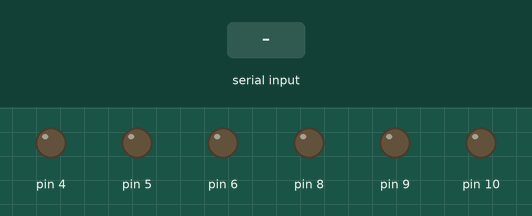
Recording of a sketch running on a simulated Arduino Uno, built with avr-gcc and run on an emulated ATmega328P. On the bench: output pins drawn as LEDs (lit = HIGH). The test bench sets the inputs (shaded band).

Above: at 1.2 s.
1.3 s: "f" received over Serial
At 2.3 s:
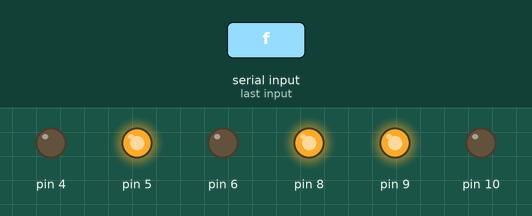
2.8 s: "b" received over Serial
At 3.5 s:
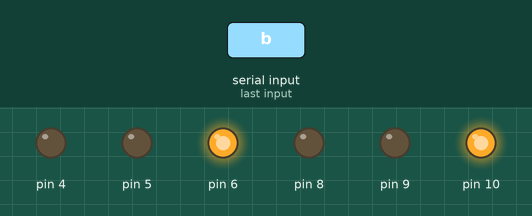
4.3 s: "l" received over Serial
At 4.6 s:
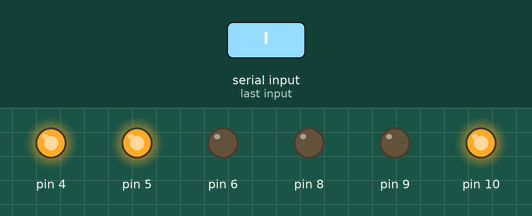
5.8 s: "r" received over Serial
At 6.9 s:
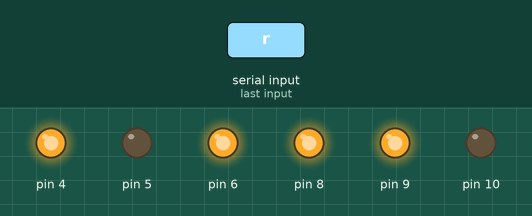
7.3 s: "s" received over Serial
At 8.1 s:
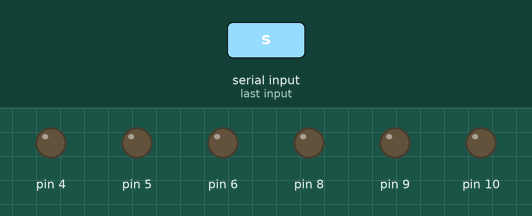
Timing chart, 0 to 9.8 s (numbered marks = the images above; inputs shaded):
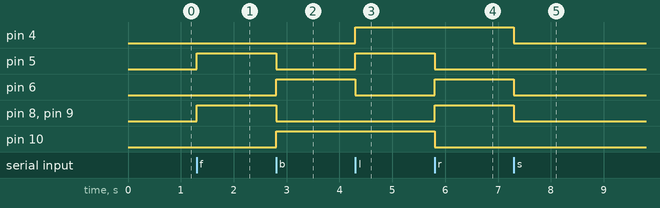

The sketch:

sizzling_hillar1.ino
```cpp
void setup()
{
  pinMode(5, OUTPUT);
  pinMode(6, OUTPUT);
  pinMode(8, OUTPUT);
  pinMode(4, OUTPUT);
  pinMode(10, OUTPUT);
  pinMode(9, OUTPUT);
  Serial.begin(9600);
}
int income=0;
void loop()
{
  if(Serial.available()>0)
  {
    income=Serial.read();
    switch(income)
    {
      case'f':
      forward();
      break;
      case'b':
      backward();
      break;
      case'l':
      left();
      break;
      case'r':
      right();
      break;
      case's':
      stop();
      break;
    }
  }
}


    void forward()
    {
      digitalWrite(5,HIGH);
         digitalWrite(6,LOW);
         digitalWrite(9,HIGH);
         digitalWrite(10,LOW);
      digitalWrite(8,HIGH);
      digitalWrite(4,LOW);

    }

void backward()
{ digitalWrite(6,HIGH);
   digitalWrite(5,LOW);
   digitalWrite(10,HIGH);
   digitalWrite(9,LOW);
 digitalWrite(8,LOW);
 digitalWrite(4,LOW);
}

void left()
{ digitalWrite(5,HIGH);
   digitalWrite(6,LOW);
   digitalWrite(10,HIGH);
   digitalWrite(9,LOW);
digitalWrite(8,LOW);
 digitalWrite(4,HIGH);
}


void right()

{ digitalWrite(6,HIGH);
   digitalWrite(5,LOW);
   digitalWrite(9,HIGH);
   digitalWrite(10,LOW);
 digitalWrite(8,HIGH);
 digitalWrite(4,HIGH);
}


    void stop()
    { digitalWrite(5,LOW);
       digitalWrite(6,LOW);
       digitalWrite(9,LOW);
       digitalWrite(10,LOW);
     digitalWrite(8,LOW);
     digitalWrite(4,LOW);

    }
```

Measured:
- after the input at 1.3 s, pin 5, pin 8, pin 9: LOW → HIGH at once
- after the input at 2.8 s, pin 5, pin 8, pin 9: HIGH → LOW at once; pin 6, pin 10: LOW → HIGH at once
- after the input at 4.3 s, pin 4, pin 5: LOW → HIGH at once; pin 6: HIGH → LOW at once
- after the input at 5.8 s, pin 5, pin 10: HIGH → LOW at once; pin 6, pin 8, pin 9: LOW → HIGH at once
- after the input at 7.3 s, pin 4, pin 6, pin 8, pin 9: HIGH → LOW at once
